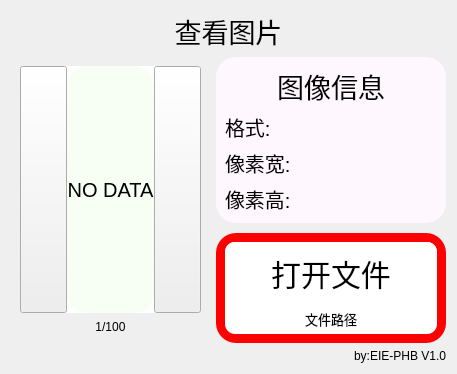
                  <widget class="QWidget" name="page_6">
                   <layout class="QVBoxLayout" name="verticalLayout_52">
                    <item>
                     <widget class="QLabel" name="label_76">
                      <property name="maximumSize">
                       <size>
                        <width>16777215</width>
                        <height>40</height>
                       </size>
                      </property>
                      <property name="font">
                       <font>
                        <pointsize>20</pointsize>
                       </font>
                      </property>
                      <property name="text">
                       <string>查看图片</string>
                      </property>
                      <property name="alignment">
                       <set>Qt::AlignCenter</set>
                      </property>
                     </widget>
                    </item>
                    <item>
                     <layout class="QHBoxLayout" name="horizontalLayout_49" stretch="5,2">
                      <item>
                       <widget class="QWidget" name="widget_30" native="true">
                        <layout class="QVBoxLayout" name="verticalLayout_45">
                         <item>
                          <widget class="QWidget" name="widget_31" native="true">
                           <property name="styleSheet">
                            <string notr="true">QWidget#widget_31{
	background-color:white;
	border-radius: 20px;
}
</string>
                           </property>
                           <layout class="QVBoxLayout" name="verticalLayout_46">
                            <property name="spacing">
                             <number>0</number>
                            </property>
                            <property name="leftMargin">
                             <number>0</number>
                            </property>
                            <property name="topMargin">
                             <number>0</number>
                            </property>
                            <property name="rightMargin">
                             <number>0</number>
                            </property>
                            <property name="bottomMargin">
                             <number>0</number>
                            </property>
                            <item>
                             <layout class="QHBoxLayout" name="horizontalLayout_50">
                              <item>
                               <widget class="QPushButton" name="pushButton_19">
                                <property name="minimumSize">
                                 <size>
                                  <width>47</width>
                                  <height>47</height>
                                 </size>
                                </property>
                                <property name="maximumSize">
                                 <size>
                                  <width>47</width>
                                  <height>99999</height>
                                 </size>
                                </property>
                                <property name="styleSheet">
                                 <string notr="true">QPushButton#pushButton_19{
	border-image: url(&quot;res/left.png&quot;);
}
QPushButton#pushButton_19:pressed{
	border-image: url(&quot;res/left_click.png&quot;);
}</string>
                                </property>
                                <property name="text">
                                 <string/>
                                </property>
                                <property name="checkable">
                                 <bool>false</bool>
                                </property>
                               </widget>
                              </item>
                              <item>
                               <widget class="QLabel" name="label_77">
                                <property name="font">
                                 <font>
                                  <pointsize>-1</pointsize>
                                 </font>
                                </property>
                                <property name="styleSheet">
                                 <string notr="true">QLabel#label_77{
	background-color:rgba(233, 255, 228,96);
	border-radius: 20px;
	font-size:20px;
}
</string>
                                </property>
                                <property name="text">
                                 <string>NO DATA</string>
                                </property>
                                <property name="alignment">
                                 <set>Qt::AlignCenter</set>
                                </property>
                               </widget>
                              </item>
                              <item>
                               <widget class="QPushButton" name="pushButton_20">
                                <property name="minimumSize">
                                 <size>
                                  <width>47</width>
                                  <height>47</height>
                                 </size>
                                </property>
                                <property name="maximumSize">
                                 <size>
                                  <width>47</width>
                                  <height>9999</height>
                                 </size>
                                </property>
                                <property name="styleSheet">
                                 <string notr="true">QPushButton#pushButton_20{
	border-image:url(&quot;res/right.png&quot;);
}
QPushButton#pushButton_20:pressed{
	border-image:url(&quot;res/right_click.png&quot;);
}</string>
                                </property>
                                <property name="text">
                                 <string/>
                                </property>
                               </widget>
                              </item>
                             </layout>
                            </item>
                           </layout>
                          </widget>
                         </item>
                         <item>
                          <widget class="QLabel" name="label_78">
                           <property name="maximumSize">
                            <size>
                             <width>16777215</width>
                             <height>15</height>
                            </size>
                           </property>
                           <property name="text">
                            <string>1/100</string>
                           </property>
                           <property name="alignment">
                            <set>Qt::AlignCenter</set>
                           </property>
                          </widget>
                         </item>
                        </layout>
                       </widget>
                      </item>
                      <item>
                       <layout class="QVBoxLayout" name="verticalLayout_47" stretch="4,1">
                        <property name="spacing">
                         <number>10</number>
                        </property>
                        <item>
                         <widget class="QWidget" name="widget_32" native="true">
                          <property name="styleSheet">
                           <string notr="true">QWidget#widget_32{
	background-color:rgb(255, 247, 254);
	border-radius: 20px;
	font-size:20px;
}
</string>
                          </property>
                          <layout class="QVBoxLayout" name="verticalLayout_48">
                           <item>
                            <widget class="QLabel" name="label_80">
                             <property name="font">
                              <font>
                               <pointsize>20</pointsize>
                              </font>
                             </property>
                             <property name="text">
                              <string>图像信息</string>
                             </property>
                             <property name="alignment">
                              <set>Qt::AlignCenter</set>
                             </property>
                            </widget>
                           </item>
                           <item>
                            <layout class="QHBoxLayout" name="horizontalLayout_52">
                             <item>
                              <widget class="QLabel" name="label_81">
                               <property name="font">
                                <font>
                                 <pointsize>15</pointsize>
                                </font>
                               </property>
                               <property name="text">
                                <string>格式:</string>
                               </property>
                              </widget>
                             </item>
                            </layout>
                           </item>
                           <item>
                            <layout class="QHBoxLayout" name="horizontalLayout_53">
                             <item>
                              <widget class="QLabel" name="label_82">
                               <property name="font">
                                <font>
                                 <pointsize>15</pointsize>
                                </font>
                               </property>
                               <property name="text">
                                <string>像素宽:</string>
                               </property>
                              </widget>
                             </item>
                            </layout>
                           </item>
                           <item>
                            <layout class="QHBoxLayout" name="horizontalLayout_54">
                             <item>
                              <widget class="QLabel" name="label_83">
                               <property name="font">
                                <font>
                                 <pointsize>15</pointsize>
                                </font>
                               </property>
                               <property name="text">
                                <string>像素高:</string>
                               </property>
                              </widget>
                             </item>
                            </layout>
                           </item>
                          </layout>
                         </widget>
                        </item>
                        <item>
                         <widget class="QWidget" name="widget_34" native="true">
                          <property name="minimumSize">
                           <size>
                            <width>230</width>
                            <height>110</height>
                           </size>
                          </property>
                          <property name="maximumSize">
                           <size>
                            <width>16777215</width>
                            <height>999</height>
                           </size>
                          </property>
                          <property name="styleSheet">
                           <string notr="true">QWidget#widget_34{
	background-color:red;
	border-radius: 20px;
	font-size:20px;
}
</string>
                          </property>
                          <layout class="QVBoxLayout" name="verticalLayout_50">
                           <item>
                            <layout class="QHBoxLayout" name="horizontalLayout_58">
                             <item>
                              <widget class="QWidget" name="widget_35" native="true">
                               <property name="minimumSize">
                                <size>
                                 <width>0</width>
                                 <height>40</height>
                                </size>
                               </property>
                               <property name="maximumSize">
                                <size>
                                 <width>16777215</width>
                                 <height>999994</height>
                                </size>
                               </property>
                               <property name="styleSheet">
                                <string notr="true">QWidget#widget_35{
	background-color:white;
	border-radius: 10px;
}
</string>
                               </property>
                               <layout class="QVBoxLayout" name="verticalLayout_51" stretch="3,1">
                                <property name="spacing">
                                 <number>0</number>
                                </property>
                                <property name="leftMargin">
                                 <number>0</number>
                                </property>
                                <property name="topMargin">
                                 <number>0</number>
                                </property>
                                <property name="rightMargin">
                                 <number>0</number>
                                </property>
                                <property name="bottomMargin">
                                 <number>0</number>
                                </property>
                                <item>
                                 <widget class="QPushButton" name="pushButton_16">
                                  <property name="sizePolicy">
                                   <sizepolicy hsizetype="Preferred" vsizetype="Preferred">
                                    <horstretch>0</horstretch>
                                    <verstretch>0</verstretch>
                                   </sizepolicy>
                                  </property>
                                  <property name="minimumSize">
                                   <size>
                                    <width>100</width>
                                    <height>20</height>
                                   </size>
                                  </property>
                                  <property name="styleSheet">
                                   <string notr="true">QPushButton#pushButton_16{
	background-color:white;
	border-radius: 10px;
	font-size:30px;
}
QPushButton#pushButton_16:pressed{
	background-color:green;
	color:white;
	border-radius: 10px;
}</string>
                                  </property>
                                  <property name="text">
                                   <string>打开文件</string>
                                  </property>
                                  <property name="checkable">
                                   <bool>true</bool>
                                  </property>
                                 </widget>
                                </item>
                                <item>
                                 <widget class="QLabel" name="label_87">
                                  <property name="minimumSize">
                                   <size>
                                    <width>0</width>
                                    <height>30</height>
                                   </size>
                                  </property>
                                  <property name="maximumSize">
                                   <size>
                                    <width>16777215</width>
                                    <height>16777215</height>
                                   </size>
                                  </property>
                                  <property name="font">
                                   <font>
                                    <pointsize>10</pointsize>
                                   </font>
                                  </property>
                                  <property name="styleSheet">
                                   <string notr="true"/>
                                  </property>
                                  <property name="text">
                                   <string>文件路径</string>
                                  </property>
                                  <property name="alignment">
                                   <set>Qt::AlignCenter</set>
                                  </property>
                                 </widget>
                                </item>
                               </layout>
                              </widget>
                             </item>
                            </layout>
                           </item>
                          </layout>
                         </widget>
                        </item>
                       </layout>
                      </item>
                     </layout>
                    </item>
                    <item>
                     <widget class="QLabel" name="label_88">
                      <property name="maximumSize">
                       <size>
                        <width>16777215</width>
                        <height>15</height>
                       </size>
                      </property>
                      <property name="text">
                       <string>by:EIE-PHB V1.0</string>
                      </property>
                      <property name="alignment">
                       <set>Qt::AlignRight|Qt::AlignTrailing|Qt::AlignVCenter</set>
                      </property>
                     </widget>
                    </item>
                   </layout>
                  </widget>
